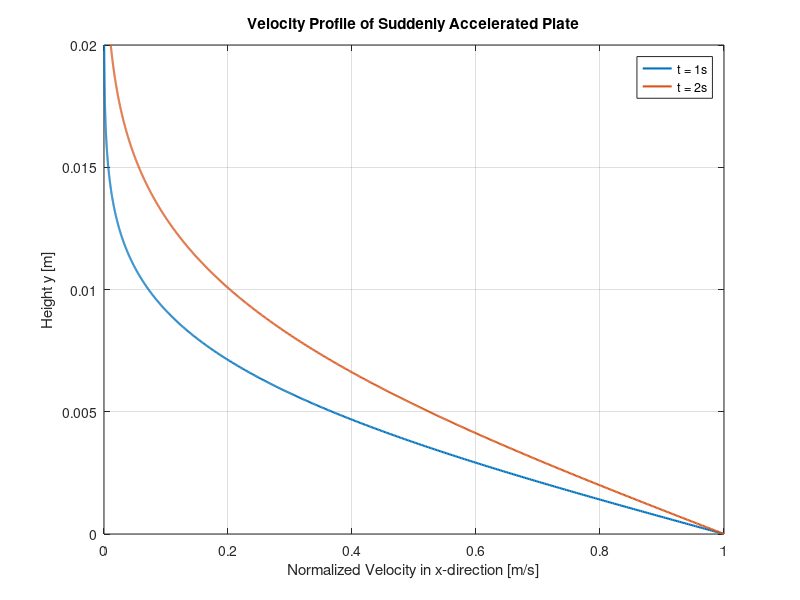

This chart was generated by the following MATLAB code: (Note: this script raises an error after producing the figure.)
%% Question 2

nu = 15.43e-6; % [m^2 / s]

t_1 = 1; % [s]
t_2 = 2; % [s]

y = linspace(0, 0.02, 1000);

eta_1 = (y./(2.*sqrt(nu*t_1)));
eta_2 = (y./(2.*sqrt(nu*t_2)));

f_1 = erfc(eta_1);
f_2 = erfc(eta_2);

figure;
plot(f_1, y,'LineWidth',1.5)
hold on
plot(f_2, y,'LineWidth',1.5)
grid on
ylabel("Height y [m]")
xlabel("Normalized Velocity in x-direction [m/s]")
legend("t = 1s","t = 2s")
title("Velocity Profile of Suddenly Accelerated Plate")

%% Question 5

options = odeset('RelTol',1e-8,'AbsTol',1e-8); 
etaSpan = [0 3];
F_0 = 0;
dF_0 = 0;
ddF_0 = 1.2326;

initialState = [F_0 dF_0 ddF_0]';
[eta1,F1] = ode45(@stagnationFlow2D,etaSpan,initialState,options);

ddF_0 = 1.31194;
initialState = [F_0 dF_0 ddF_0]';
[eta2,F2] = ode45(@stagnationFlowAxi,etaSpan, initialState,options);

tolerance = 0.0001;
etaMaxIndex1 = findMax(F1(:,2),tolerance);
etaMax1 = eta1(etaMaxIndex1);

etaMaxIndex2 = findMax(F2(:,2),tolerance);
etaMax2 = eta2(etaMaxIndex2);

figure;
plot(eta1,F1(:,1),'Color',"#0072BD",'LineWidth',1.5);
hold on
plot(eta2,F2(:,1),'Color',"#0072BD",'LineStyle','--','LineWidth',1.5)

plot(eta1,F1(:,2),'Color',"#D95319",'LineWidth',1.5);
plot(eta2,F2(:,2),'Color',"#D95319",'LineStyle','--','LineWidth',1.5);

plot(eta1,F1(:,3),'Color',"#77AC30",'LineWidth',1.5);
plot(eta2,F2(:,3),'Color',"#77AC30",'LineStyle','--','LineWidth',1.5);
grid on;

xline(0)
xline(0,'LineStyle','--')

legend("F","","F'","","F''","","2D","Axisymmetric","Location","northwest")
title("Solutions to Stagnation Point Flows")

xlabel("$\eta = y\sqrt{{B}/{\nu}}$",'Interpreter','latex')

etaSpanTable = linspace(0,3,31);
dF_vals_2D = interp1(eta1,F1(:,2),etaSpanTable);
dF_vals_axi = interp1(eta2,F2(:,2),etaSpanTable);

table = [etaSpanTable' dF_vals_2D' dF_vals_axi']; % CONVERT TO LATEX TABLE




function odeOutput = stagnationFlow2D(time,initialState)
    % initial conditions
    F = initialState(1);
    dF = initialState(2);
    ddF = initialState(3);
    
    % third derivative as given by equation in lecture
    dddF = -F * ddF + (dF^2) - 1;
    
    odeOutput = [dF ddF dddF]';
end

function odeOutput = stagnationFlowAxi(time,initialState)
    % initial conditions
    F = initialState(1);
    dF = initialState(2);
    ddF = initialState(3);
    
    % third derivative as given by equation in lecture
    dddF = -2 * F * ddF + (dF^2) - 1;
    
    odeOutput = [dF ddF dddF]';
end

function maxIndex = findMax(solution,tolerance) 
    for i = 2:length(solution)
        if(abs(solution(i) - solution(i-1)) < tolerance)
            maxIndex = i;
            break;
        end
    end
end